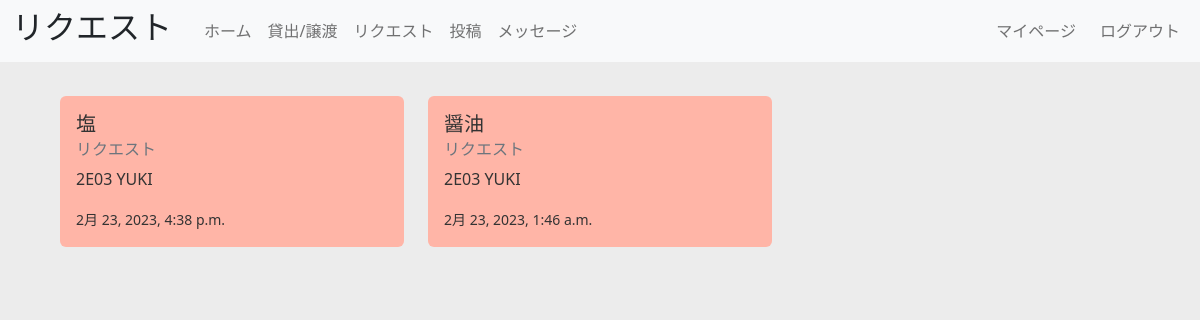
Before: /request (signed in) with the older database file.
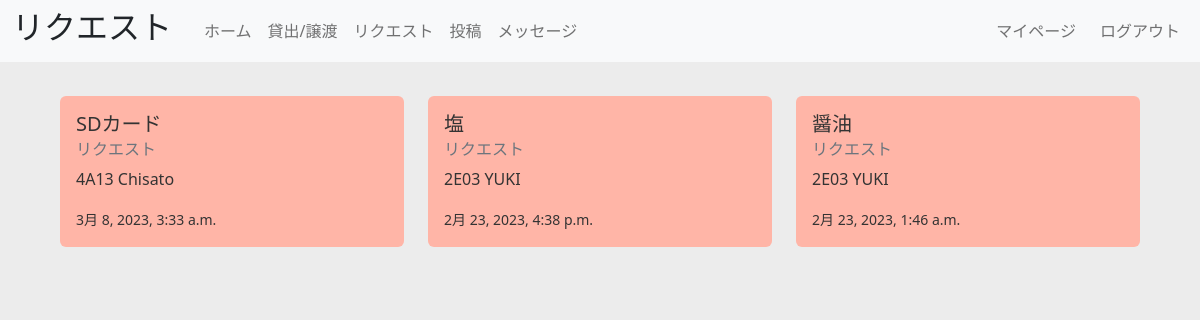
After: the same page with the newer database file.
### app1/models.py (models this page shows)
class Item(models.Model):
    item_name = models.CharField(max_length=50)
    category = models.IntegerField(default=0) # 0:貸出, 1:譲渡, 2:リクエスト
    description = models.TextField(max_length=200, null=True)
    image = models.ImageField(null = True)
    posted_at = models.DateTimeField(default=timezone.now)
    user = models.ForeignKey(
        Profile,
        on_delete=models.CASCADE,
    )

### accounts/models.py (models this page shows)
class Profile(models.Model):
    user_name = models.CharField(max_length=50)
    room_number = models.CharField(max_length = 4)
    profile_image = models.ImageField(null = True, default='icons/neko.jpg')
    user = models.ForeignKey(
        User,
        on_delete=models.CASCADE,
    )

### app1/views.py (the view)
# urls.py: path('request', views.req, name='request'),
@login_required
def req(request):
    user = Profile.objects.get(user = request.user)
    item = Item.objects.filter(category = 2).order_by("-posted_at")
    try:
        user = Profile.objects.get(user = request.user)
        context = {'items': item, 'user': user}
    except:
        context = {'items' : item, 'user': user}
    return render(request, 'app1/request.html', context)

### app1/templates/app1/request.html (shortened to what this page needs)
{% extends 'app1/base.html' %}
{% load static %}
{% block header %}リクエスト{% endblock header %}
{% block content %}
<div class="container mt-5">
    <div class="row">
        {% for item in items %}
        <div class="col-md-4 mb-3">
            <a class="card border-0" href="{% url 'detail' item.id %}" id="request">
                <div class="card-body">
                    <h5 class="card-title">{{ item.item_name }}</h5>
                    <h6 class="card-subtitle mb-2 text-muted">リクエスト</h6>
                    <p class="card-text">{{ item.user.room_number }} {{ item.user.user_name }}</p>
                    <div class="date"><small>{{ item.posted_at }}</small></div>
                </div>
            </a>
        </div>
        {% empty %}
        <h3>投稿はありません</h3>
        {% endfor %}
    </div>
</div>
{% endblock content %}

Changed rows visible on the page:
added Item: item_name "SDカード", user.room_number "4A13", user.user_name "Chisato", posted_at "3月 8, 2023, 3:33 a.m."
